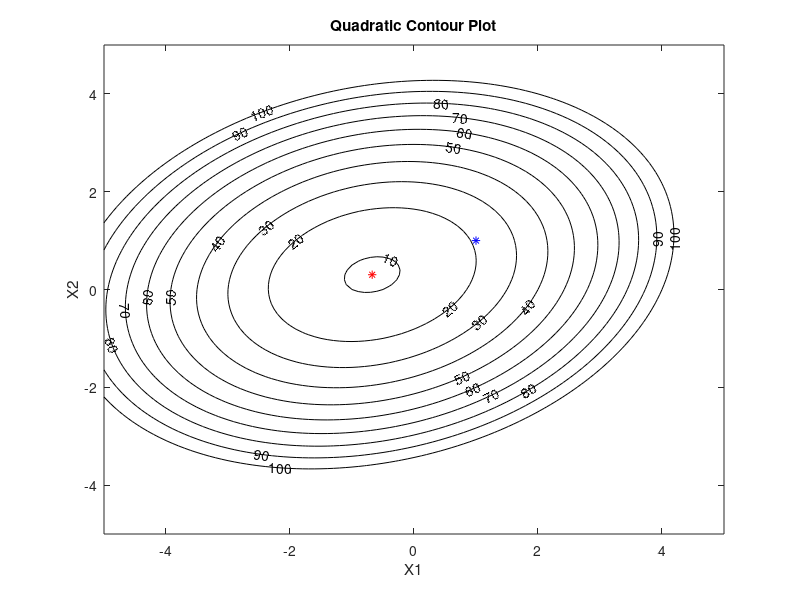

Reproduce this figure in MATLAB.
clc
clear
close all

% This script generates a contour plot
% of the quadratic function f.

X1_min = -5;
X1_max = 5;
X2_min = -5;
X2_max = 5;

X1_res = 100;
X2_res = 100;


% setup the meshgrid
[X1,X2] = meshgrid(X1_min:(X1_max - X1_min)/X1_res:X1_max, X2_min:(X2_max - X2_min)/X2_res:X2_max);

% evaluate the quadratic function at all the points in the meshgrid
f = 12 + 6*X1 - 5*X2 + 4*X1.^2 -2*X1.*X2 + 6*X2.^2;
%f = X1.^2 + X2.^2;


% create the contour plot
figure(1)
[C,h] = contour(X1,X2,f,0:10:100,'k');
hold on
clabel(C,h,'Labelspacing',250);
title('Quadratic Contour Plot');
xlabel('X1');
ylabel('X2');
plot(-0.6745, 0.3023, '*r')
plot(1,1, '*b')